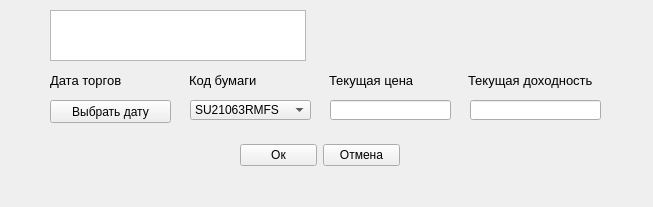
<?xml version="1.0" encoding="UTF-8"?>
<ui version="4.0">
 <class>AddDialog</class>
 <widget class="QWidget" name="AddDialog">
  <property name="geometry">
   <rect>
    <x>0</x>
    <y>0</y>
    <width>653</width>
    <height>207</height>
   </rect>
  </property>
  <property name="windowTitle">
   <string>Добавление записи</string>
  </property>
  <widget class="QWidget" name="horizontalLayoutWidget_3">
   <property name="geometry">
    <rect>
     <x>240</x>
     <y>140</y>
     <width>160</width>
     <height>31</height>
    </rect>
   </property>
   <layout class="QHBoxLayout" name="horizontalLayout_2">
    <item>
     <widget class="QPushButton" name="button_ok">
      <property name="text">
       <string>Ок</string>
      </property>
     </widget>
    </item>
    <item>
     <widget class="QPushButton" name="button_cancel">
      <property name="text">
       <string>Отмена</string>
      </property>
     </widget>
    </item>
   </layout>
  </widget>
  <widget class="QWidget" name="horizontalLayoutWidget">
   <property name="geometry">
    <rect>
     <x>50</x>
     <y>60</y>
     <width>551</width>
     <height>41</height>
    </rect>
   </property>
   <layout class="QHBoxLayout" name="horizontalLayout">
    <item>
     <widget class="QLabel" name="label_torg_date">
      <property name="font">
       <font>
        <pointsize>10</pointsize>
       </font>
      </property>
      <property name="text">
       <string>Дата торгов</string>
      </property>
     </widget>
    </item>
    <item>
     <widget class="QLabel" name="label_regnum">
      <property name="font">
       <font>
        <pointsize>10</pointsize>
       </font>
      </property>
      <property name="text">
       <string>Код бумаги</string>
      </property>
     </widget>
    </item>
    <item>
     <widget class="QLabel" name="label_price">
      <property name="font">
       <font>
        <pointsize>10</pointsize>
       </font>
      </property>
      <property name="text">
       <string>Текущая цена</string>
      </property>
     </widget>
    </item>
    <item>
     <widget class="QLabel" name="label_gain_end">
      <property name="font">
       <font>
        <pointsize>10</pointsize>
       </font>
      </property>
      <property name="text">
       <string>Текущая доходность</string>
      </property>
     </widget>
    </item>
   </layout>
  </widget>
  <widget class="QLineEdit" name="line_price">
   <property name="geometry">
    <rect>
     <x>330</x>
     <y>100</y>
     <width>121</width>
     <height>20</height>
    </rect>
   </property>
  </widget>
  <widget class="QLineEdit" name="line_gain_end">
   <property name="geometry">
    <rect>
     <x>470</x>
     <y>100</y>
     <width>131</width>
     <height>20</height>
    </rect>
   </property>
  </widget>
  <widget class="QComboBox" name="comboBox_regnum">
   <property name="geometry">
    <rect>
     <x>190</x>
     <y>100</y>
     <width>121</width>
     <height>20</height>
    </rect>
   </property>
   <item>
    <property name="text">
     <string>SU21063RMFS</string>
    </property>
   </item>
   <item>
    <property name="text">
     <string>SU21064RMFS</string>
    </property>
   </item>
   <item>
    <property name="text">
     <string>SU21065RMFS</string>
    </property>
   </item>
   <item>
    <property name="text">
     <string>SU21066RMFS</string>
    </property>
   </item>
   <item>
    <property name="text">
     <string>SU21067RMFS</string>
    </property>
   </item>
   <item>
    <property name="text">
     <string>SU21068RMFS</string>
    </property>
   </item>
   <item>
    <property name="text">
     <string>SU21069RMFS</string>
    </property>
   </item>
   <item>
    <property name="text">
     <string>SU21070RMFS</string>
    </property>
   </item>
   <item>
    <property name="text">
     <string>SU21071RMFS</string>
    </property>
   </item>
   <item>
    <property name="text">
     <string>SU22020RMFS</string>
    </property>
   </item>
  </widget>
  <widget class="QTextBrowser" name="textBrowser">
   <property name="geometry">
    <rect>
     <x>50</x>
     <y>10</y>
     <width>256</width>
     <height>51</height>
    </rect>
   </property>
  </widget>
  <widget class="QPushButton" name="pushCalendar">
   <property name="geometry">
    <rect>
     <x>50</x>
     <y>100</y>
     <width>121</width>
     <height>23</height>
    </rect>
   </property>
   <property name="text">
    <string>Выбрать дату</string>
   </property>
  </widget>
 </widget>
 <resources/>
 <connections/>
</ui>
